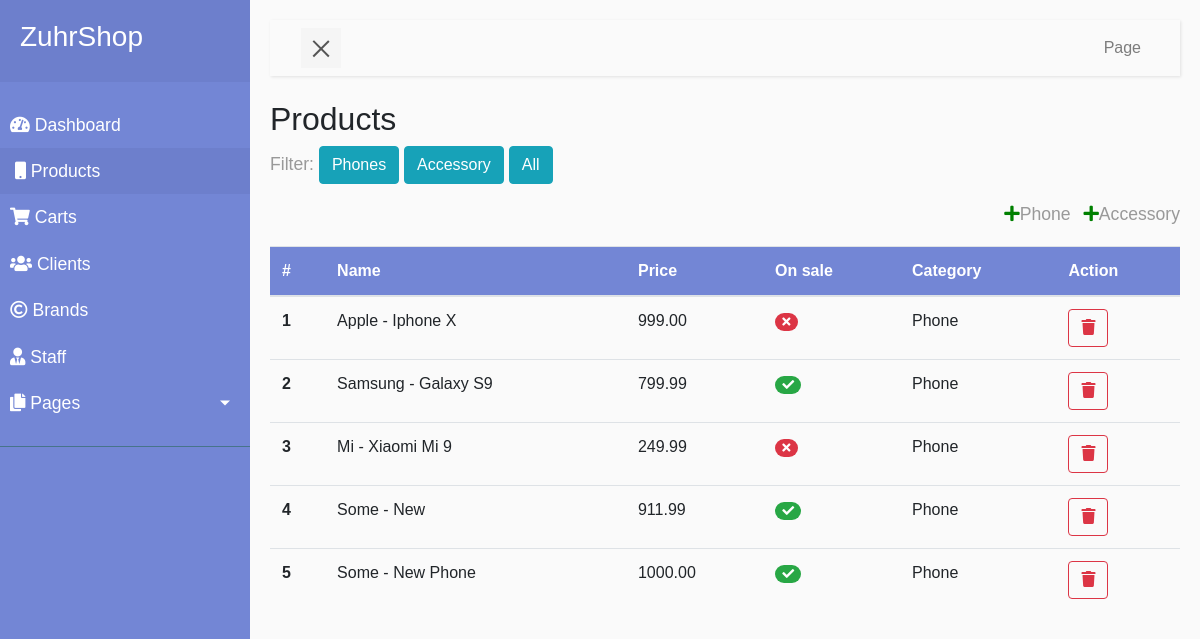
The page /administration/products/ (signed in) on the database as committed earlier.
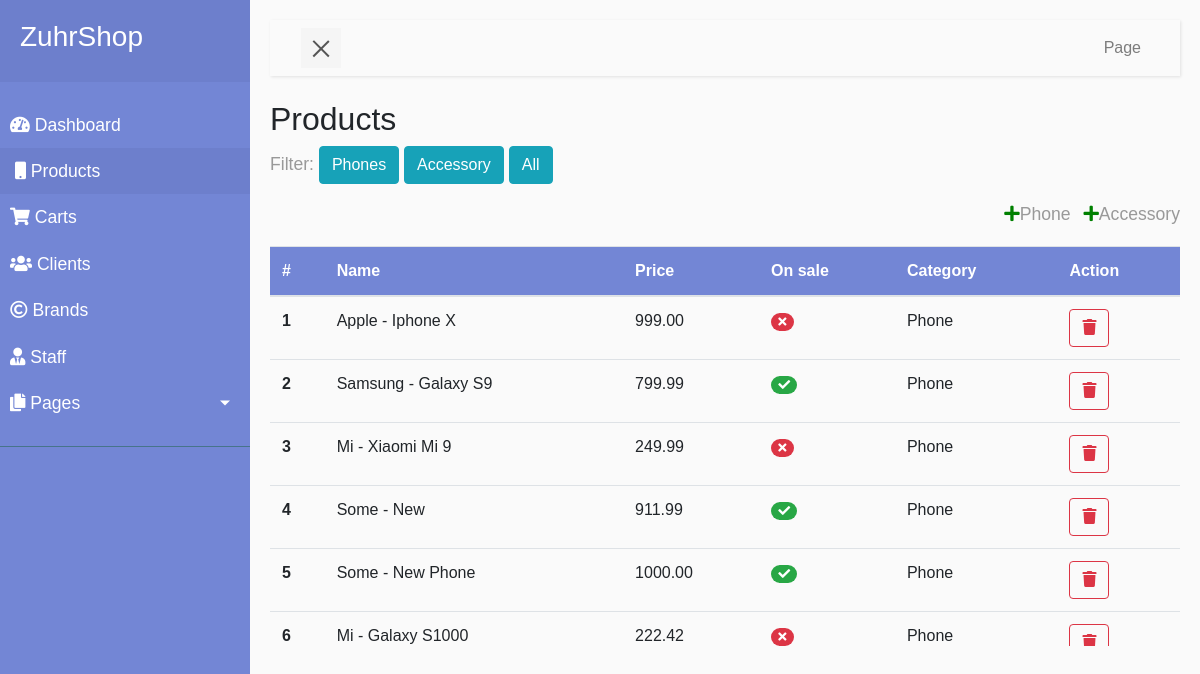
The same page on the database as committed later.
### product/models.py (models this page shows, shortened)
class Product(models.Model):
    name = LoweredField(max_length=200)
    price = models.DecimalField(max_digits=100, decimal_places=2)
    is_on_sale = models.BooleanField(default=False)
    on_sale_price = models.DecimalField(max_digits=100, decimal_places=2, null=True, blank=True)
    is_available = models.BooleanField(default=True)
    main_image = models.ImageField(upload_to="product-images", default='phone.jpg')
    class Category(models.TextChoices):
        PHONE = 'phone', 'Phone'
        ACCESSORY = 'accessory', 'Accessory'
    category = models.CharField(max_length=10, choices=Category.choices, default=Category.PHONE)

class Phone(Product):
    class Condition(models.TextChoices):
        NEW = 'new', 'NEW'
        USED = 'used', 'USED'
    condition = models.CharField(max_length=4, choices=Condition.choices, default=Condition.NEW)
    ram = models.IntegerField(default=1)
    memory = models.IntegerField(default=1)
    camera = models.IntegerField(default=1)
    screen_dimension = models.FloatField(default=1)
    screen = LoweredField(max_length=200)
    brand = models.ForeignKey(Brand, on_delete=models.PROTECT)

### brands/models.py (models this page shows)
class Brand(models.Model):
    name = NameField(max_length=200)
    def __str__(self):
        return self.name

### administrations/views.py (the view)
# urls.py: path('products/', views.ProductListAdminView.as_view(), name='admin-products'),
class ProductListAdminView(UserCheckingView, View):
    def get(self, request):
        products = Product.objects.all()
        context = {
            'products': products,
            'url_name': 'products',
        }
        return render(request, 'administrations/admin-product.html', context)

### administrations/views.py (called while the page is built)
    def test_func(self):
        if self.request.user.is_staff:
            return True
        else:
            return False

### pages/context_processors.py (called while the page is built)
def add_variable_to_context(request):
    cart = Cart.objects.new_or_get(request)
    brands = Brand.objects.all()
    context = {
        'brands': brands,
        'cart': cart
    }
    return context

### templates/administrations/admin-product.html (shortened to what this page needs)
{% extends 'administrations/admin-base.html' %}
{% load static i18n %}
{% block content %}
<h2>Products</h2>
<p>Filter:
  <a href="#" class="btn btn-info" onclick="filterCat(1)">Phones</a>
  <a href="#" class="btn btn-info" onclick="filterCat(2)">Accessory</a>
  <a href="#" class="btn btn-info" onclick="filterCat(0)">All</a>
</p>
<p class="text-right">
  <a href="{% url 'administrations:admin-add-product' 'phone' %}"class="mr-2"><i class="fas fa-plus" style="color:green"></i>Phone</a>
  <a href="{% url 'administrations:admin-add-product' 'accessory' %}"><i class="fas fa-plus" style="color:green"></i>Accessory</a>
</p>
<div class="" style="height:400px;overflow:auto;">
  <table class="table" id="productTable">
    <thead class="thead-info">
      <tr>
        <th scope="col" class="th" onclick="sortTableInt(-1)">#</th>
        <th scope="col" class="th" onclick="sortTableStr(0)">Name</th>
        <th scope="col" class="th" onclick="sortTableInt(1)">Price</th>
        <th scope="col">On sale</th>
        <th scope="col" class="th" onclick="sortTableStr(3)">Category</th>
        <th scope="col">Action</th>
      </tr>
    </thead>
    <tbody>
      {% for product in products %}
        <tr id="product-{{ product.id }}">
          <th scope="row" class="numer">{{ forloop.counter }}</th>
          <td class="text-capitalize">
            {% if product.category == 'phone' %}
              {{ product.phone.brand }} - {{ product.name }}
            {% else %}
              {{ product.accessory.material }} - {{ product.name }}
            {% endif %}
          </td>
          <td>
            {% if is_on_sale %}
              {{ product.on_sale_price }}
            {% else %}
              {{ product.price }}
            {% endif %}
          </td>
          <td>
            {% if product.is_on_sale %}
              <span class="badge badge-pill badge-success"><i class="fas fa-check"></i></span>
            {% else %}
              <span class="badge badge-pill badge-danger"><i class="fas fa-times"></i></span>
            {% endif %}
          </td>
          <td class="text-capitalize">{{ product.category }}</td>
          <td>
            <button type="button" class="btn btn-outline-danger" onclick="deleteProduct({{ product.id }})">
              <i class="fas fa-trash"></i>
            </button>
          </td>
        </tr>
      {% endfor %}
    </tbody>
  </table>
</div>
{% endblock %}

### templates/administrations/admin-base.html (shortened to what this page needs)
{% load static %}
{% load i18n %}
<!DOCTYPE html>
<html lang="en" dir="ltr">
  <head>
    <link rel="stylesheet" type="text/css" href="{% static 'bootstrap/css/bootstrap.min.css' %}">
    <link rel="stylesheet" type="text/css" href="{% static 'fa/css/fontawesome.min.css' %}">
    <link rel="stylesheet" type="text/css" href="{% static 'custom/css/admin.css' %}">
  </head>
  <body>
    <div class="wrapper">
      {% include 'include/_admin_navbar.html' %}
      <div id="content">
        {% include 'include/_admin_top_navbar.html' %}
        {% block content %}{% endblock %}
      </div>
    </div>
  </body>
</html>

### templates/include/_admin_navbar.html (shortened to what this page needs)
<nav id="sidebar">
  <div class="sidebar-header">
    <h3>ZuhrShop</h3>
  </div>
  <ul class="list-unstyled components">
    <li class="{% if url_name == 'dashboard' %}active{% endif %}">
      <a href="{% url 'administrations:admin-main' %}"><i class="fas fa-tachometer-alt"></i>
        Dashboard
      </a>
    </li>
    <li class="{% if url_name == 'products' %}active{% endif %}">
      <a href="{% url 'administrations:admin-products' %}">
        &nbsp;<i class="fas fa-mobile"></i>
        Products
      </a>
    </li>
    <li class="{% if url_name == 'carts' %}active{% endif %}">
      <a href="{% url 'administrations:admin-carts' %}"><i class="fas fa-shopping-cart"></i>
        Carts
      </a>
    </li>
    <li class="{% if url_name == 'clients' %}active{% endif %}">
      <a href="{% url 'administrations:admin-accounts' 'clients' %}"><i class="fas fa-users"></i>
        Clients
      </a>
    </li>
    <li class="{% if url_name == 'brands' %}active{% endif %}">
      <a href="{% url 'administrations:admin-brands' %}"><i class="far fa-copyright"></i>
        Brands
      </a>
    </li>
    <li class="{% if url_name == 'staff' %}active{% endif %}">
      <a href="{% url 'administrations:admin-accounts' 'staff' %}"><i class="fas fa-user-tie"></i>
        Staff
      </a>
    </li>
    <li>
      <a href="#pageSubmenu" data-toggle="collapse" aria-expanded="false" class="dropdown-toggle">
        <i class="fas fa-copy"></i>
        Pages
      </a>
    </li>
  </ul>
</nav>

### templates/include/_admin_top_navbar.html (shortened to what this page needs)
<nav class="navbar navbar-expand-lg navbar-light bg-lightm mb-4" id="forMessages" style="box-shadow: 1px 1px 3px rgba(0, 0, 0, 0.1)">
    <div class="container-fluid">
        <button type="button" id="sidebarCollapse" class="navbar-btn">
            <span></span>
        </button>
        <ul class="nav navbar-nav ml-auto">
          <li class="nav-item">
            <a href="#" class="nav-link">Page</a>
          </li>
        </ul>
    </div>
</nav>

### static/custom/css/admin.css (style rules this page uses)
body { font-family: 'Poppins', sans-serif; background: #fafafa; }
p { font-family: 'Poppins', sans-serif; font-size: 1.1em; font-weight: 300; line-height: 1.7em; color: #999; }
a, a:hover, a:focus { color: inherit; text-decoration: none; transition: all 0.3s; }
a[data-toggle="collapse"] { position: relative; }
thead { background: #7386D5; color: #fff; }
.dropdown-toggle::after { display: block; position: absolute; top: 50%; right: 20px; transform: translateY(-50%); }
.wrapper { display: flex; align-items: stretch; }
.th { cursor: pointer; }
#content { width: 100%; padding: 20px; min-height: 100vh; transition: all 0.3s; }
#sidebar { min-width: 250px; max-width: 250px; min-height: 100vh; background: #7386D5; color: #fff; transition: all 0.3s; }
#sidebar .sidebar-header { padding: 20px; background: #6d7fcc; }
#sidebar ul.components { padding: 20px 0; border-bottom: 1px solid #47748b; }
#sidebar ul li a { padding: 10px; font-size: 1.1em; display: block; }
#sidebar ul li.active > a, a[aria-expanded="true"] { color: #fff; background: #6d7fcc; }
#sidebar ul li a { text-align: left; }
#sidebarCollapse { width: 40px; height: 40px; background: #f5f5f5; cursor: pointer; }
#sidebarCollapse span { width: 80%; height: 2px; margin: 0 auto; display: block; background: #555; transition: all 0.8s cubic-bezier(0.810, -0.330, 0.345, 1.375); }
#sidebarCollapse span:last-of-type { transform: rotate(-45deg) translate(1px, -1px); }
.navbar-btn { box-shadow: none; outline: none !important; border: none; }

Rows that differ between the two databases and show on the page:
added Product: phone.brand "Mi", name "Galaxy S1000", price "222.42", is_on_sale False (drawn), category "Phone"
